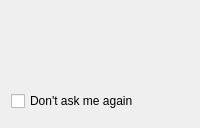
<?xml version="1.0" encoding="UTF-8"?>
<ui version="4.0">
 <class>VerifyCertificate</class>
 <widget class="QWidget" name="VerifyCertificate">
  <property name="windowTitle">
   <string>Verify certificate</string>
  </property>
  <layout class="QVBoxLayout" name="layout">
   <item>
    <layout class="QHBoxLayout" name="headingRow">
     <item>
      <widget class="QLabel" name="sign">
       <property name="alignment">
        <set>Qt::AlignmentFlag::AlignLeft|Qt::AlignmentFlag::AlignTop</set>
       </property>
      </widget>
     </item>
     <item>
      <layout class="QVBoxLayout" name="headingTexts">
       <item>
        <widget class="QLabel" name="heading">
         <property name="wordWrap">
          <bool>true</bool>
         </property>
        </widget>
       </item>
       <item>
        <widget class="QLabel" name="reason">
         <property name="wordWrap">
          <bool>true</bool>
         </property>
        </widget>
       </item>
      </layout>
     </item>
    </layout>
   </item>
   <item>
    <widget class="QLabel" name="question">
     <property name="wordWrap">
      <bool>true</bool>
     </property>
    </widget>
   </item>
   <item>
    <widget class="QLabel" name="details">
     <property name="wordWrap">
      <bool>true</bool>
     </property>
    </widget>
   </item>
   <item>
    <widget class="QCheckBox" name="dontAsk">
     <property name="text">
      <string>Don't ask me again</string>
     </property>
    </widget>
   </item>
   <item>
    <widget class="QDialogButtonBox" name="buttons" />
   </item>
  </layout>
 </widget>
 <resources />
 <connections />
</ui>
